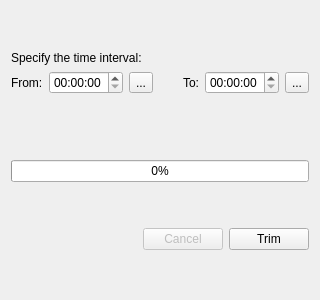
<?xml version="1.0" encoding="UTF-8"?>
<ui version="4.0">
 <class>SplitVideoPanel</class>
 <widget class="QWidget" name="SplitVideoPanel">
  <property name="geometry">
   <rect>
    <x>0</x>
    <y>0</y>
    <width>320</width>
    <height>300</height>
   </rect>
  </property>
  <property name="minimumSize">
   <size>
    <width>300</width>
    <height>0</height>
   </size>
  </property>
  <property name="windowTitle">
   <string>Split Video</string>
  </property>
  <layout class="QVBoxLayout" name="verticalLayout">
   <item>
    <spacer name="verticalSpacer_2">
     <property name="orientation">
      <enum>Qt::Vertical</enum>
     </property>
     <property name="sizeType">
      <enum>QSizePolicy::Fixed</enum>
     </property>
     <property name="sizeHint" stdset="0">
      <size>
       <width>20</width>
       <height>40</height>
      </size>
     </property>
    </spacer>
   </item>
   <item>
    <widget class="QLabel" name="label">
     <property name="text">
      <string>Specify the time interval:</string>
     </property>
    </widget>
   </item>
   <item>
    <layout class="QHBoxLayout" name="horizontalLayout">
     <item>
      <widget class="QLabel" name="labelFrom">
       <property name="text">
        <string>From:</string>
       </property>
      </widget>
     </item>
     <item>
      <widget class="QTimeEdit" name="teFrom">
       <property name="displayFormat">
        <string>HH:mm:ss</string>
       </property>
      </widget>
     </item>
     <item>
      <widget class="QToolButton" name="tbFrom">
       <property name="toolTip">
        <string>Set a current playback time</string>
       </property>
       <property name="text">
        <string>...</string>
       </property>
      </widget>
     </item>
     <item>
      <spacer name="horizontalSpacer">
       <property name="orientation">
        <enum>Qt::Horizontal</enum>
       </property>
       <property name="sizeHint" stdset="0">
        <size>
         <width>40</width>
         <height>20</height>
        </size>
       </property>
      </spacer>
     </item>
     <item>
      <widget class="QLabel" name="labelTo">
       <property name="text">
        <string>To:</string>
       </property>
      </widget>
     </item>
     <item>
      <widget class="QTimeEdit" name="teTo">
       <property name="displayFormat">
        <string>HH:mm:ss</string>
       </property>
      </widget>
     </item>
     <item>
      <widget class="QToolButton" name="tbTo">
       <property name="toolTip">
        <string>Set a current playback time</string>
       </property>
       <property name="text">
        <string>...</string>
       </property>
      </widget>
     </item>
    </layout>
   </item>
   <item>
    <spacer name="verticalSpacer_4">
     <property name="orientation">
      <enum>Qt::Vertical</enum>
     </property>
     <property name="sizeType">
      <enum>QSizePolicy::Fixed</enum>
     </property>
     <property name="sizeHint" stdset="0">
      <size>
       <width>20</width>
       <height>40</height>
      </size>
     </property>
    </spacer>
   </item>
   <item>
    <widget class="QLabel" name="labelError">
     <property name="palette">
      <palette>
       <active>
        <colorrole role="WindowText">
         <brush brushstyle="SolidPattern">
          <color alpha="255">
           <red>255</red>
           <green>0</green>
           <blue>0</blue>
          </color>
         </brush>
        </colorrole>
       </active>
       <inactive>
        <colorrole role="WindowText">
         <brush brushstyle="SolidPattern">
          <color alpha="255">
           <red>255</red>
           <green>0</green>
           <blue>0</blue>
          </color>
         </brush>
        </colorrole>
       </inactive>
       <disabled>
        <colorrole role="WindowText">
         <brush brushstyle="SolidPattern">
          <color alpha="255">
           <red>146</red>
           <green>146</green>
           <blue>146</blue>
          </color>
         </brush>
        </colorrole>
       </disabled>
      </palette>
     </property>
     <property name="text">
      <string/>
     </property>
     <property name="textFormat">
      <enum>Qt::PlainText</enum>
     </property>
     <property name="wordWrap">
      <bool>true</bool>
     </property>
    </widget>
   </item>
   <item>
    <widget class="QProgressBar" name="progressBar">
     <property name="value">
      <number>0</number>
     </property>
    </widget>
   </item>
   <item>
    <spacer name="verticalSpacer_3">
     <property name="orientation">
      <enum>Qt::Vertical</enum>
     </property>
     <property name="sizeType">
      <enum>QSizePolicy::Fixed</enum>
     </property>
     <property name="sizeHint" stdset="0">
      <size>
       <width>20</width>
       <height>40</height>
      </size>
     </property>
    </spacer>
   </item>
   <item>
    <layout class="QHBoxLayout" name="horizontalLayout_2">
     <item>
      <spacer name="horizontalSpacer_2">
       <property name="orientation">
        <enum>Qt::Horizontal</enum>
       </property>
       <property name="sizeHint" stdset="0">
        <size>
         <width>40</width>
         <height>20</height>
        </size>
       </property>
      </spacer>
     </item>
     <item>
      <widget class="QPushButton" name="pbCancel">
       <property name="enabled">
        <bool>false</bool>
       </property>
       <property name="text">
        <string>Cancel</string>
       </property>
      </widget>
     </item>
     <item>
      <widget class="QPushButton" name="pbSplit">
       <property name="text">
        <string>Trim</string>
       </property>
      </widget>
     </item>
    </layout>
   </item>
   <item>
    <spacer name="verticalSpacer">
     <property name="orientation">
      <enum>Qt::Vertical</enum>
     </property>
     <property name="sizeHint" stdset="0">
      <size>
       <width>20</width>
       <height>161</height>
      </size>
     </property>
    </spacer>
   </item>
  </layout>
 </widget>
 <resources/>
 <connections>
  <connection>
   <sender>pbSplit</sender>
   <signal>clicked()</signal>
   <receiver>SplitVideoPanel</receiver>
   <slot>startMencoder()</slot>
   <hints>
    <hint type="sourcelabel">
     <x>309</x>
     <y>278</y>
    </hint>
    <hint type="destinationlabel">
     <x>319</x>
     <y>229</y>
    </hint>
   </hints>
  </connection>
  <connection>
   <sender>pbCancel</sender>
   <signal>clicked()</signal>
   <receiver>SplitVideoPanel</receiver>
   <slot>stopMencoder()</slot>
   <hints>
    <hint type="sourcelabel">
     <x>218</x>
     <y>278</y>
    </hint>
    <hint type="destinationlabel">
     <x>165</x>
     <y>259</y>
    </hint>
   </hints>
  </connection>
  <connection>
   <sender>tbFrom</sender>
   <signal>clicked()</signal>
   <receiver>SplitVideoPanel</receiver>
   <slot>setFromTime()</slot>
   <hints>
    <hint type="sourcelabel">
     <x>142</x>
     <y>85</y>
    </hint>
    <hint type="destinationlabel">
     <x>138</x>
     <y>108</y>
    </hint>
   </hints>
  </connection>
  <connection>
   <sender>tbTo</sender>
   <signal>clicked()</signal>
   <receiver>SplitVideoPanel</receiver>
   <slot>setToTime()</slot>
   <hints>
    <hint type="sourcelabel">
     <x>297</x>
     <y>90</y>
    </hint>
    <hint type="destinationlabel">
     <x>307</x>
     <y>104</y>
    </hint>
   </hints>
  </connection>
  <connection>
   <sender>teFrom</sender>
   <signal>timeChanged(QTime)</signal>
   <receiver>SplitVideoPanel</receiver>
   <slot>fromTimeChanged(QTime)</slot>
   <hints>
    <hint type="sourcelabel">
     <x>93</x>
     <y>84</y>
    </hint>
    <hint type="destinationlabel">
     <x>69</x>
     <y>8</y>
    </hint>
   </hints>
  </connection>
  <connection>
   <sender>teTo</sender>
   <signal>timeChanged(QTime)</signal>
   <receiver>SplitVideoPanel</receiver>
   <slot>toTimeChanged(QTime)</slot>
   <hints>
    <hint type="sourcelabel">
     <x>229</x>
     <y>84</y>
    </hint>
    <hint type="destinationlabel">
     <x>229</x>
     <y>8</y>
    </hint>
   </hints>
  </connection>
 </connections>
 <slots>
  <slot>stopMencoder()</slot>
  <slot>setFromTime()</slot>
  <slot>setToTime()</slot>
  <slot>startMencoder()</slot>
  <slot>fromTimeChanged(QTime)</slot>
  <slot>toTimeChanged(QTime)</slot>
 </slots>
</ui>
